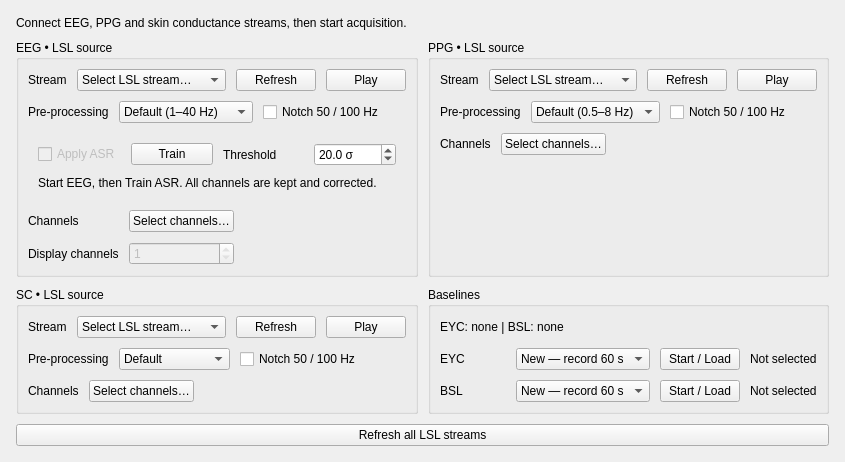
      <widget class="QWidget" name="sourcesTab">
       <attribute name="title">
        <string>Sources</string>
       </attribute>
       <layout class="QGridLayout" name="sourcesLayout" columnstretch="1,1" rowstretch="0,1,1,0">
        <property name="bottomMargin">
         <number>16</number>
        </property>
        <property name="rightMargin">
         <number>16</number>
        </property>
        <property name="topMargin">
         <number>16</number>
        </property>
        <property name="leftMargin">
         <number>16</number>
        </property>
        <property name="spacing">
         <number>10</number>
        </property>
        <item row="0" column="0" colspan="2">
         <widget class="QLabel" name="sourcesIntro">
          <property name="wordWrap">
           <bool>true</bool>
          </property>
          <property name="text">
           <string>Connect EEG, PPG and skin conductance streams, then start acquisition.</string>
          </property>
         </widget>
        </item>
        <item row="1" column="0" colspan="1">
         <widget class="QGroupBox" name="eegSourceGroup">
          <property name="title">
           <string>EEG • LSL source</string>
          </property>
          <layout class="QVBoxLayout" name="EEGSourceLayout">
           <property name="spacing">
            <number>10</number>
           </property>
           <item>
            <layout class="QHBoxLayout" name="EEGSourcePicker" stretch="0,1,0,0">
             <property name="spacing">
              <number>10</number>
             </property>
             <item>
              <widget class="QLabel" name="EEGStreamLabel">
               <property name="minimumWidth">
                <number>92</number>
               </property>
               <property name="text">
                <string>Stream</string>
               </property>
              </widget>
             </item>
             <item>
              <widget class="QComboBox" name="EEGStreamSelector">
               <property name="toolTip">
                <string>Choose a discovered LSL stream for this signal. Refresh to search again.</string>
               </property>
               <item>
                <property name="text">
                 <string>Select LSL stream…</string>
                </property>
               </item>
              </widget>
             </item>
             <item>
              <widget class="QPushButton" name="EEGRefresh">
               <property name="text">
                <string>Refresh</string>
               </property>
               <property name="icon">
                <iconset>
                 <normaloff>../assets/icons/refresh.svg</normaloff>
                </iconset>
               </property>
               <property name="iconSize">
                <size>
                 <width>16</width>
                 <height>16</height>
                </size>
               </property>
              </widget>
             </item>
             <item>
              <widget class="QPushButton" name="EEGPlay">
               <property name="icon">
                <iconset>
                 <normaloff>../assets/icons/play-white.svg</normaloff>
                </iconset>
               </property>
               <property name="iconSize">
                <size>
                 <width>16</width>
                 <height>16</height>
                </size>
               </property>
               <property name="text">
                <string>Play</string>
               </property>
              </widget>
             </item>
            </layout>
           </item>
           <item>
            <layout class="QHBoxLayout" name="EEGPreprocessing">
             <property name="spacing">
              <number>10</number>
             </property>
             <item>
              <widget class="QLabel" name="EEGFilterLabel">
               <property name="minimumWidth">
                <number>92</number>
               </property>
               <property name="text">
                <string>Pre-processing</string>
               </property>
              </widget>
             </item>
             <item>
              <widget class="QComboBox" name="EEGFilterPreset">
               <item>
                <property name="text">
                 <string>Default (1–40 Hz)</string>
                </property>
               </item>
               <item>
                <property name="text">
                 <string>Wide (0.5–45 Hz)</string>
                </property>
               </item>
               <item>
                <property name="text">
                 <string>Focused (2–30 Hz)</string>
                </property>
               </item>
               <item>
                <property name="text">
                 <string>Off</string>
                </property>
               </item>
              </widget>
             </item>
             <item>
              <widget class="QCheckBox" name="EEGNotch">
               <property name="text">
                <string>Notch 50 / 100 Hz</string>
               </property>
              </widget>
             </item>
             <item>
              <spacer name="EEGPreprocessingSpacer">
               <property name="orientation">
                <enum>Qt::Horizontal</enum>
               </property>
               <property name="sizeHint" stdset="0">
                <size>
                 <width>24</width>
                 <height>0</height>
                </size>
               </property>
              </spacer>
             </item>
            </layout>
           </item>
           <item>
            <widget class="QFrame" name="EEGASRPanel">
             <layout class="QGridLayout" name="EEGASRLayout">
              <property name="leftMargin">
               <number>10</number>
              </property>
              <property name="topMargin">
               <number>10</number>
              </property>
              <property name="rightMargin">
               <number>10</number>
              </property>
              <property name="bottomMargin">
               <number>10</number>
              </property>
              <property name="spacing">
               <number>10</number>
              </property>
              <item row="0" column="0">
               <widget class="QCheckBox" name="EEGASREnable">
                <property name="text">
                 <string>Apply ASR</string>
                </property>
                <property name="enabled">
                 <bool>false</bool>
                </property>
               </widget>
              </item>
              <item row="0" column="1">
               <widget class="QPushButton" name="EEGASRTrain">
                <property name="text"><string>Train</string></property>
                <property name="icon"><iconset><normaloff>../assets/icons/play.svg</normaloff>../assets/icons/play.svg</iconset></property>
               </widget>
              </item>
              <item row="0" column="2">
               <widget class="QLabel" name="EEGASRThresholdLabel">
                <property name="text">
                 <string>Threshold</string>
                </property>
               </widget>
              </item>
              <item row="0" column="3">
               <widget class="QDoubleSpinBox" name="EEGASRCutoff">
                <property name="minimum">
                 <double>2.5</double>
                </property>
                <property name="maximum">
                 <double>100.0</double>
                </property>
                <property name="value">
                 <double>20.0</double>
                </property>
                <property name="singleStep">
                 <double>1.0</double>
                </property>
                <property name="decimals">
                 <number>1</number>
                </property>
                <property name="suffix">
                 <string> σ</string>
                </property>
                <property name="maximumWidth">
                 <number>105</number>
                </property>
               </widget>
              </item>
              <item row="1" column="0" colspan="4">
               <widget class="QLabel" name="EEGASRStatus">
                <property name="text">
                 <string>Start EEG, then Train ASR. All channels are kept and corrected.</string>
                </property>
                <property name="wordWrap">
                 <bool>true</bool>
                </property>
               </widget>
              </item>
             </layout>
            </widget>
           </item>
           <item>
            <layout class="QGridLayout" name="EEGChannels">
             <property name="spacing">
              <number>10</number>
             </property>
             <item row="0" column="0">
              <widget class="QLabel" name="EEGChannelLabel">
               <property name="minimumWidth">
                <number>92</number>
               </property>
               <property name="text">
                <string>Channels</string>
               </property>
              </widget>
             </item>
             <item row="0" column="1">
              <widget class="QPushButton" name="EEGChooseChannels">
               <property name="text">
                <string>Select channels…</string>
               </property>
              </widget>
             </item>
             <item row="1" column="0">
              <widget class="QLabel" name="eegCountLabel">
               <property name="text">
                <string>Display channels</string>
               </property>
              </widget>
             </item>
             <item row="1" column="1">
              <widget class="QSpinBox" name="eegDisplayChannelCount">
               <property name="enabled">
                <bool>false</bool>
               </property>
               <property name="minimum">
                <number>1</number>
               </property>
               <property name="maximum">
                <number>1</number>
               </property>
               <property name="value">
                <number>1</number>
               </property>
              </widget>
             </item>
             <item row="1" column="2">
              <spacer name="EEGChannelsSpacer">
               <property name="orientation">
                <enum>Qt::Horizontal</enum>
               </property>
               <property name="sizeHint" stdset="0">
                <size>
                 <width>24</width>
                 <height>0</height>
                </size>
               </property>
              </spacer>
             </item>
            </layout>
           </item>
           <item>
            <spacer name="EEGSourceBottomSpacer">
             <property name="orientation">
              <enum>Qt::Vertical</enum>
             </property>
             <property name="sizeHint" stdset="0">
              <size>
               <width>0</width>
               <height>0</height>
              </size>
             </property>
            </spacer>
           </item>
          </layout>
         </widget>
        </item>
        <item row="1" column="1" colspan="1">
         <widget class="QGroupBox" name="ppgSourceGroup">
          <property name="title">
           <string>PPG • LSL source</string>
          </property>
          <layout class="QVBoxLayout" name="PPGSourceLayout">
           <property name="spacing">
            <number>10</number>
           </property>
           <item>
            <layout class="QHBoxLayout" name="PPGSourcePicker" stretch="0,1,0,0">
             <property name="spacing">
              <number>10</number>
             </property>
             <item>
              <widget class="QLabel" name="PPGStreamLabel">
               <property name="minimumWidth">
                <number>92</number>
               </property>
               <property name="text">
                <string>Stream</string>
               </property>
              </widget>
             </item>
             <item>
              <widget class="QComboBox" name="PPGStreamSelector">
               <property name="toolTip">
                <string>Choose a discovered LSL stream for this signal. Refresh to search again.</string>
               </property>
               <item>
                <property name="text">
                 <string>Select LSL stream…</string>
                </property>
               </item>
              </widget>
             </item>
             <item>
              <widget class="QPushButton" name="PPGRefresh">
               <property name="text">
                <string>Refresh</string>
               </property>
               <property name="icon">
                <iconset>
                 <normaloff>../assets/icons/refresh.svg</normaloff>
                </iconset>
               </property>
               <property name="iconSize">
                <size>
                 <width>16</width>
                 <height>16</height>
                </size>
               </property>
              </widget>
             </item>
             <item>
              <widget class="QPushButton" name="PPGPlay">
               <property name="icon">
                <iconset>
                 <normaloff>../assets/icons/play-white.svg</normaloff>
                </iconset>
               </property>
               <property name="iconSize">
                <size>
                 <width>16</width>
                 <height>16</height>
                </size>
               </property>
               <property name="text">
                <string>Play</string>
               </property>
              </widget>
             </item>
            </layout>
           </item>
           <item>
            <layout class="QHBoxLayout" name="PPGPreprocessing">
             <property name="spacing">
              <number>10</number>
             </property>
             <item>
              <widget class="QLabel" name="PPGFilterLabel">
               <property name="minimumWidth">
                <number>92</number>
               </property>
               <property name="text">
                <string>Pre-processing</string>
               </property>
              </widget>
             </item>
             <item>
              <widget class="QComboBox" name="PPGFilterPreset">
               <item>
                <property name="text">
                 <string>Default (0.5–8 Hz)</string>
                </property>
               </item>
               <item>
                <property name="text">
                 <string>Pulse (0.5–5 Hz)</string>
                </property>
               </item>
               <item>
                <property name="text">
                 <string>Wide (0.5–10 Hz)</string>
                </property>
               </item>
               <item>
                <property name="text">
                 <string>Off</string>
                </property>
               </item>
              </widget>
             </item>
             <item>
              <widget class="QCheckBox" name="PPGNotch">
               <property name="text">
                <string>Notch 50 / 100 Hz</string>
               </property>
              </widget>
             </item>
             <item>
              <spacer name="PPGPreprocessingSpacer">
               <property name="orientation">
                <enum>Qt::Horizontal</enum>
               </property>
               <property name="sizeHint" stdset="0">
                <size>
                 <width>24</width>
                 <height>0</height>
                </size>
               </property>
              </spacer>
             </item>
            </layout>
           </item>
           <item>
            <layout class="QHBoxLayout" name="PPGChannels">
             <property name="spacing">
              <number>10</number>
             </property>
             <item>
              <widget class="QLabel" name="PPGChannelLabel">
               <property name="minimumWidth">
                <number>92</number>
               </property>
               <property name="text">
                <string>Channels</string>
               </property>
              </widget>
             </item>
             <item>
              <widget class="QPushButton" name="PPGChooseChannels">
               <property name="text">
                <string>Select channels…</string>
               </property>
              </widget>
             </item>
             <item>
              <spacer name="PPGChannelsSpacer">
               <property name="orientation">
                <enum>Qt::Horizontal</enum>
               </property>
               <property name="sizeHint" stdset="0">
                <size>
                 <width>24</width>
                 <height>0</height>
                </size>
               </property>
              </spacer>
             </item>
            </layout>
           </item>
           <item>
            <spacer name="PPGSourceBottomSpacer">
             <property name="orientation">
              <enum>Qt::Vertical</enum>
             </property>
             <property name="sizeHint" stdset="0">
              <size>
               <width>0</width>
               <height>0</height>
              </size>
             </property>
            </spacer>
           </item>
          </layout>
         </widget>
        </item>
        <item row="2" column="0" colspan="1">
         <widget class="QGroupBox" name="edaSourceGroup">
          <property name="title">
           <string>SC • LSL source</string>
          </property>
          <layout class="QVBoxLayout" name="EDASourceLayout">
           <property name="spacing">
            <number>10</number>
           </property>
           <item>
            <layout class="QHBoxLayout" name="EDASourcePicker" stretch="0,1,0,0">
             <property name="spacing">
              <number>10</number>
             </property>
             <item>
              <widget class="QLabel" name="EDAStreamLabel">
               <property name="minimumWidth">
                <number>92</number>
               </property>
               <property name="text">
                <string>Stream</string>
               </property>
              </widget>
             </item>
             <item>
              <widget class="QComboBox" name="EDAStreamSelector">
               <property name="toolTip">
                <string>Choose a discovered LSL stream for this signal. Refresh to search again.</string>
               </property>
               <item>
                <property name="text">
                 <string>Select LSL stream…</string>
                </property>
               </item>
              </widget>
             </item>
             <item>
              <widget class="QPushButton" name="EDARefresh">
               <property name="text">
                <string>Refresh</string>
               </property>
               <property name="icon">
                <iconset>
                 <normaloff>../assets/icons/refresh.svg</normaloff>
                </iconset>
               </property>
               <property name="iconSize">
                <size>
                 <width>16</width>
                 <height>16</height>
                </size>
               </property>
              </widget>
             </item>
             <item>
              <widget class="QPushButton" name="EDAPlay">
               <property name="icon">
                <iconset>
                 <normaloff>../assets/icons/play-white.svg</normaloff>
                </iconset>
               </property>
               <property name="iconSize">
                <size>
                 <width>16</width>
                 <height>16</height>
                </size>
               </property>
               <property name="text">
                <string>Play</string>
               </property>
              </widget>
             </item>
            </layout>
           </item>
           <item>
            <layout class="QHBoxLayout" name="EDAPreprocessing">
             <property name="spacing">
              <number>10</number>
             </property>
             <item>
              <widget class="QLabel" name="EDAFilterLabel">
               <property name="minimumWidth">
                <number>92</number>
               </property>
               <property name="text">
                <string>Pre-processing</string>
               </property>
              </widget>
             </item>
             <item>
              <widget class="QComboBox" name="EDAFilterPreset">
               <item>
                <property name="text">
                 <string>Default</string>
                </property>
               </item>
               <item>
                <property name="text">
                 <string>Low-pass 1 Hz</string>
                </property>
               </item>
               <item>
                <property name="text">
                 <string>Low-pass 2 Hz</string>
                </property>
               </item>
              </widget>
             </item>
             <item>
              <widget class="QCheckBox" name="EDANotch">
               <property name="text">
                <string>Notch 50 / 100 Hz</string>
               </property>
              </widget>
             </item>
             <item>
              <spacer name="EDAPreprocessingSpacer">
               <property name="orientation">
                <enum>Qt::Horizontal</enum>
               </property>
               <property name="sizeHint" stdset="0">
                <size>
                 <width>24</width>
                 <height>0</height>
                </size>
               </property>
              </spacer>
             </item>
            </layout>
           </item>
           <item>
            <layout class="QHBoxLayout" name="EDAChannels">
             <property name="spacing">
              <number>10</number>
             </property>
             <item>
              <widget class="QLabel" name="EDAChannelLabel">
               <property name="minimumWidth">
                <number>92</number>
               </property>
               <property name="text">
                <string>Channels</string>
               </property>
              </widget>
             </item>
             <item>
              <widget class="QPushButton" name="EDAChooseChannels">
               <property name="text">
                <string>Select channels…</string>
               </property>
              </widget>
             </item>
             <item>
              <spacer name="EDAChannelsSpacer">
               <property name="orientation">
                <enum>Qt::Horizontal</enum>
               </property>
               <property name="sizeHint" stdset="0">
                <size>
                 <width>24</width>
                 <height>0</height>
                </size>
               </property>
              </spacer>
             </item>
            </layout>
           </item>
           <item>
            <spacer name="EDASourceBottomSpacer">
             <property name="orientation">
              <enum>Qt::Vertical</enum>
             </property>
             <property name="sizeHint" stdset="0">
              <size>
               <width>0</width>
               <height>0</height>
              </size>
             </property>
            </spacer>
           </item>
          </layout>
         </widget>
        </item>
        <item row="2" column="1" colspan="1">
         <widget class="QGroupBox" name="baselineGroup">
          <property name="title">
           <string>Baselines</string>
          </property>
          <layout class="QVBoxLayout" name="baselineLayout">
           <property name="spacing">
            <number>10</number>
           </property>
           <item>
            <widget class="QLabel" name="baselineSummary">
             <property name="text">
              <string>EYC: none | BSL: none</string>
             </property>
            </widget>
           </item>
           <item>
            <layout class="QHBoxLayout" name="EYCBaselineRow">
             <property name="spacing">
              <number>10</number>
             </property>
             <item>
              <widget class="QLabel" name="EYCTitle">
               <property name="text">
                <string>EYC</string>
               </property>
              </widget>
             </item>
             <item>
              <widget class="QComboBox" name="EYCMode">
               <item>
                <property name="text">
                 <string>New — record 60 s</string>
                </property>
               </item>
               <item>
                <property name="text">
                 <string>Load existing…</string>
                </property>
               </item>
               <item>
                <property name="text">
                 <string>Default / none</string>
                </property>
               </item>
              </widget>
             </item>
             <item>
              <widget class="QPushButton" name="EYCExecute">
               <property name="text">
                <string>Start / Load</string>
               </property>
              </widget>
             </item>
             <item>
              <widget class="QLabel" name="EYCStatus">
               <property name="text">
                <string>Not selected</string>
               </property>
              </widget>
             </item>
            </layout>
           </item>
           <item>
            <layout class="QHBoxLayout" name="BSLBaselineRow">
             <property name="spacing">
              <number>10</number>
             </property>
             <item>
              <widget class="QLabel" name="BSLTitle">
               <property name="text">
                <string>BSL</string>
               </property>
              </widget>
             </item>
             <item>
              <widget class="QComboBox" name="BSLMode">
               <item>
                <property name="text">
                 <string>New — record 60 s</string>
                </property>
               </item>
               <item>
                <property name="text">
                 <string>Load existing…</string>
                </property>
               </item>
               <item>
                <property name="text">
                 <string>Default / none</string>
                </property>
               </item>
              </widget>
             </item>
             <item>
              <widget class="QPushButton" name="BSLExecute">
               <property name="text">
                <string>Start / Load</string>
               </property>
              </widget>
             </item>
             <item>
              <widget class="QLabel" name="BSLStatus">
               <property name="text">
                <string>Not selected</string>
               </property>
              </widget>
             </item>
            </layout>
           </item>
          </layout>
         </widget>
        </item>
        <item row="3" column="0" colspan="2">
         <widget class="QPushButton" name="refreshAllStreams">
          <property name="icon">
           <iconset>
            <normaloff>../assets/icons/refresh.svg</normaloff>
           </iconset>
          </property>
          <property name="iconSize">
           <size>
            <width>16</width>
            <height>16</height>
           </size>
          </property>
          <property name="text">
           <string>Refresh all LSL streams</string>
          </property>
         </widget>
        </item>
       </layout>
      </widget>
